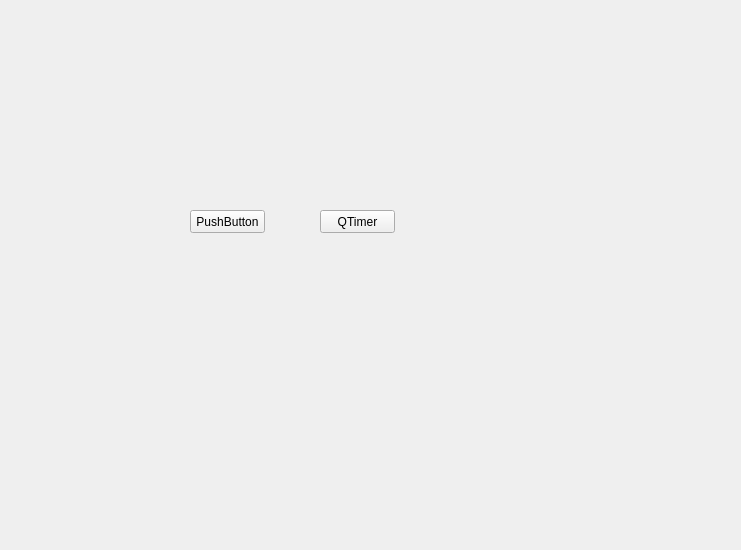
<?xml version="1.0" encoding="UTF-8"?>
<ui version="4.0">
 <class>TimerClass</class>
 <widget class="QWidget" name="TimerClass">
  <property name="geometry">
   <rect>
    <x>0</x>
    <y>0</y>
    <width>741</width>
    <height>550</height>
   </rect>
  </property>
  <property name="windowTitle">
   <string>Timer</string>
  </property>
  <widget class="QPushButton" name="pushButton">
   <property name="geometry">
    <rect>
     <x>190</x>
     <y>210</y>
     <width>75</width>
     <height>23</height>
    </rect>
   </property>
   <property name="text">
    <string>PushButton</string>
   </property>
  </widget>
  <widget class="QPushButton" name="pushButton_2">
   <property name="geometry">
    <rect>
     <x>320</x>
     <y>210</y>
     <width>75</width>
     <height>23</height>
    </rect>
   </property>
   <property name="text">
    <string>QTimer</string>
   </property>
  </widget>
 </widget>
 <layoutdefault spacing="6" margin="11"/>
 <resources>
  <include location="Timer.qrc"/>
 </resources>
 <connections/>
</ui>
